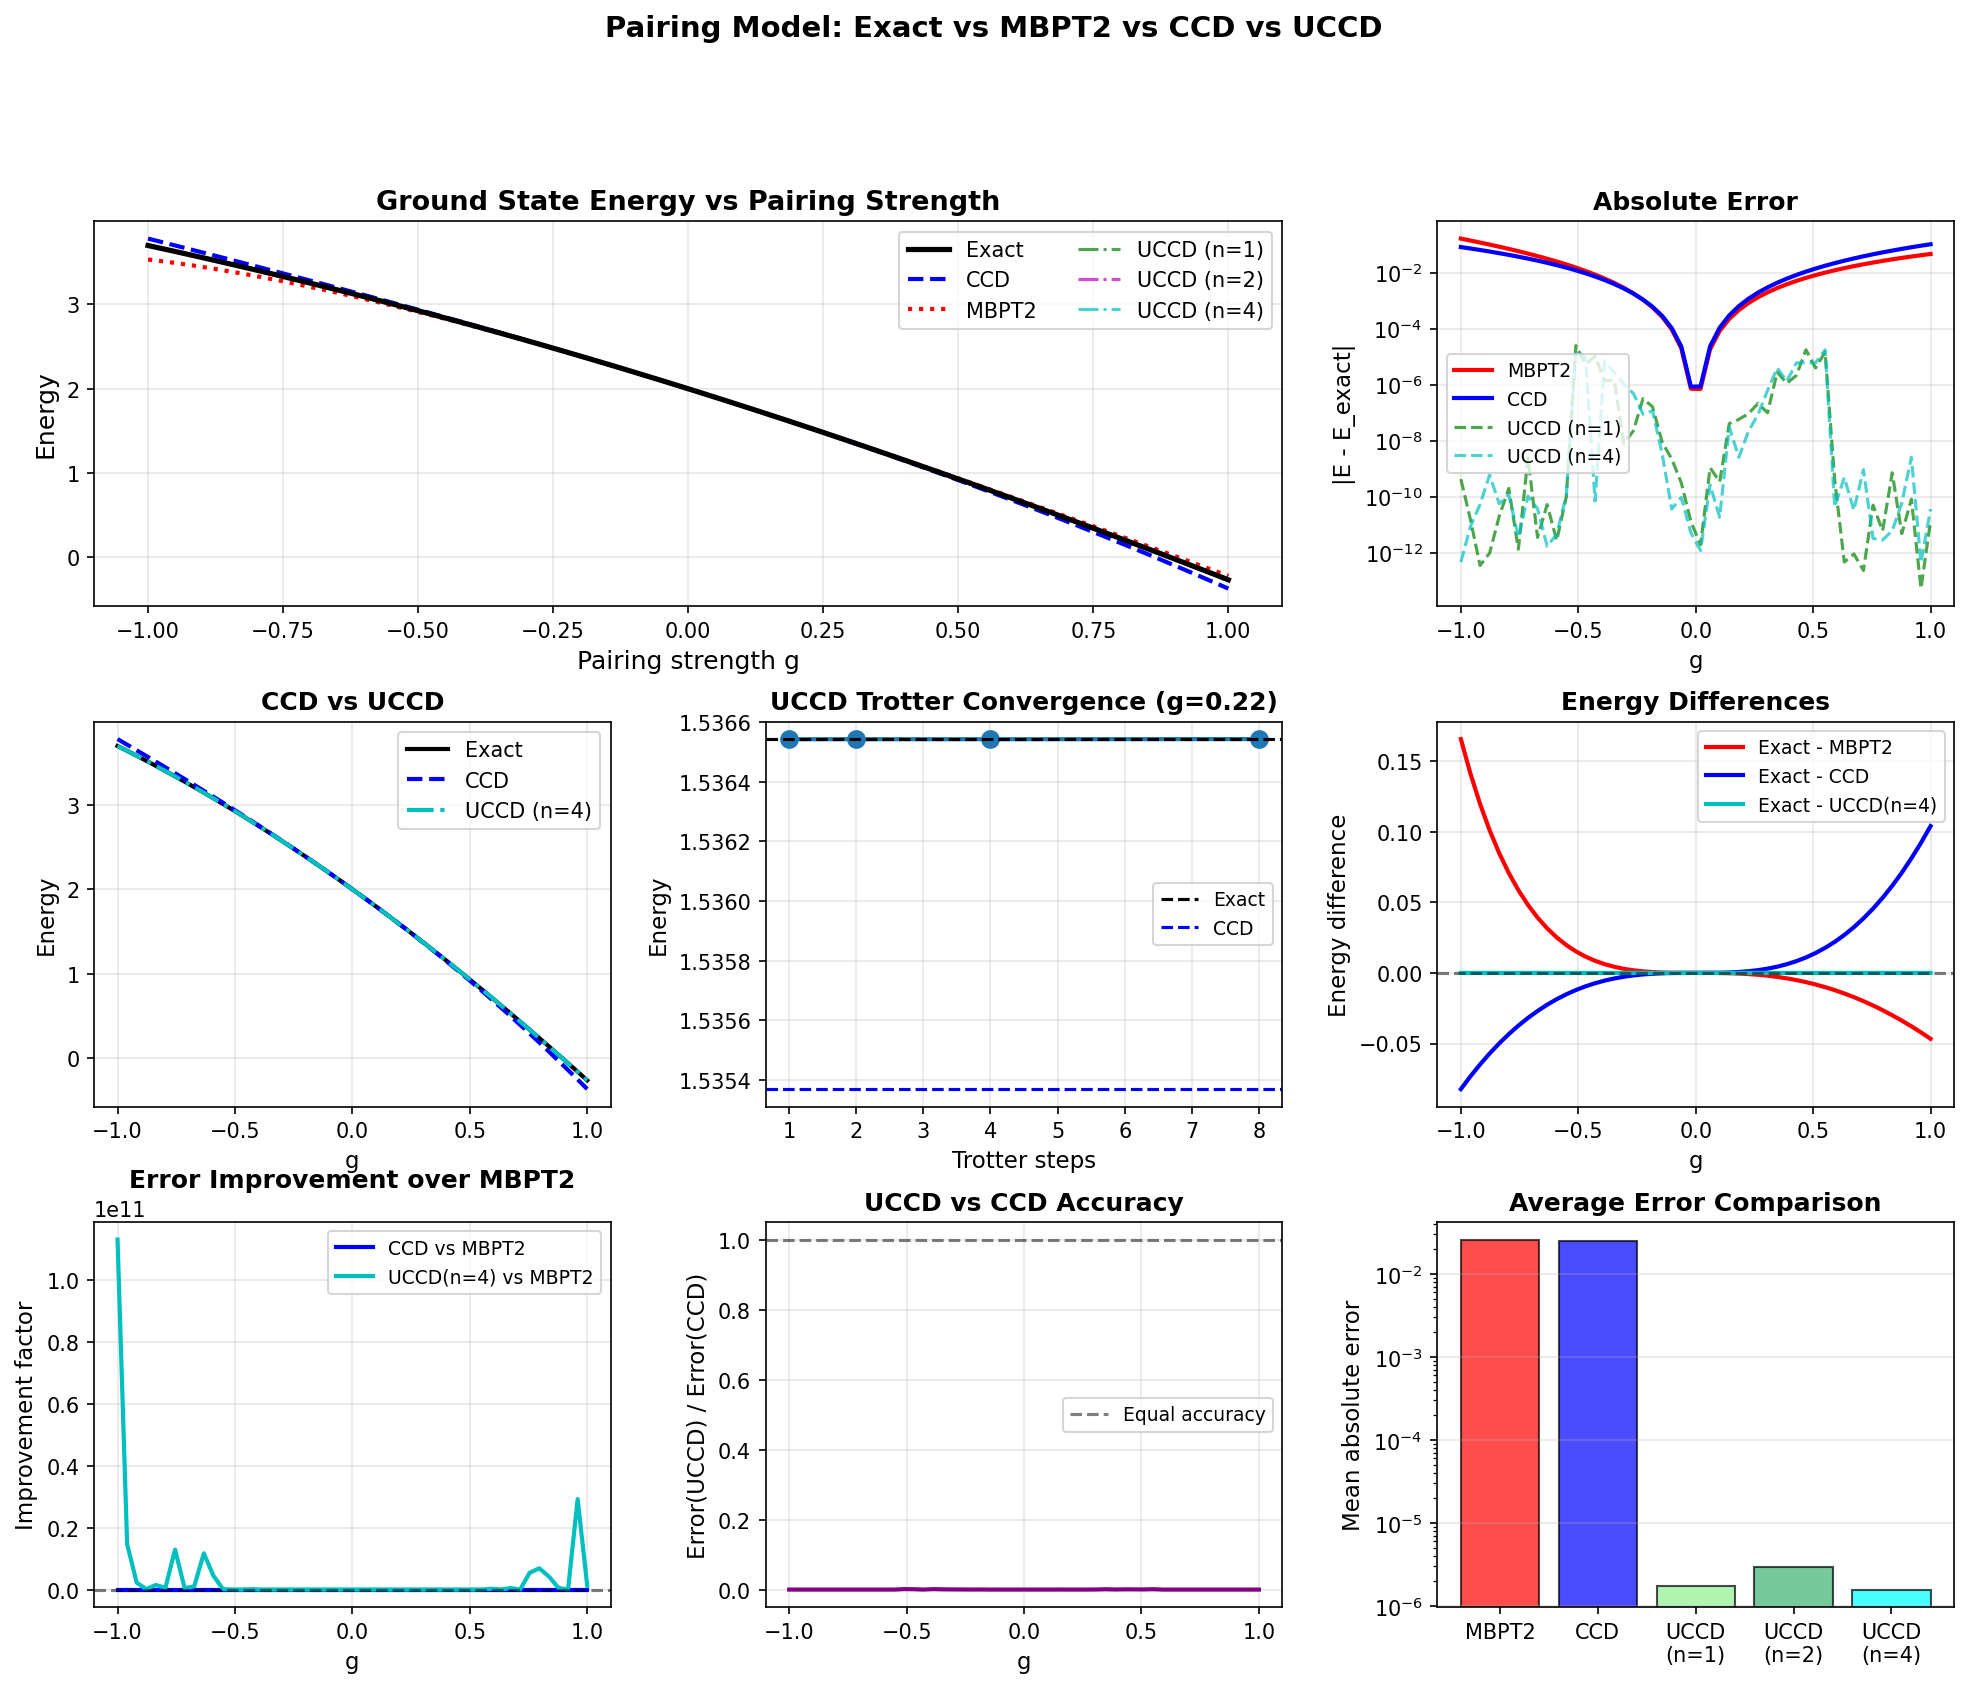

Python code for this plot:
#!/usr/bin/env python3
"""
Coupled Cluster Doubles (CCD) for the Pairing Model

Comparison of:
1. Exact Diagonalization
2. MBPT2 
3. CCD

CORRECTED VERSION with proper single-particle energies from Fock matrix
"""

from functools import partial
import jax
import jax.numpy as jnp
import numpy as np
from jax import Array, jit
import matplotlib.pyplot as plt
from itertools import combinations
from scipy.linalg import eigh

jax.config.update("jax_enable_x64", True)

# ==============================================================================
# 1. EXACT DIAGONALIZATION (CORRECTED)
# ==============================================================================

def exact_diagonalization_pairing(pnum, hnum, delta, g):
    """
    Exact diagonalization with CORRECTED single-particle energies.
    
    Key fix: Single-particle energies must match Fock matrix (includes mean-field pairing)
    """
    n_levels = 4  # 4 doubly degenerate levels
    n_pairs = 2   # 4 fermions = 2 pairs
    
    # Basis: all ways to place 2 pairs in 4 levels
    basis_states = list(combinations(range(n_levels), n_pairs))
    n_basis = len(basis_states)  # C(4,2) = 6
    
    # CORRECTED: Single-particle energies from Fock matrix
    deltaval = 0.5 * delta
    gval = -0.5 * g  # Mean-field pairing contribution
    
    epsilon = np.zeros(n_levels)
    # Hole levels
    epsilon[0] = deltaval * 0 + gval
    epsilon[1] = deltaval * 2 + gval
    # Particle levels
    epsilon[2] = deltaval * (hnum + 0)
    epsilon[3] = deltaval * (hnum + 2)
    
    # Construct Hamiltonian
    H = np.zeros((n_basis, n_basis))
    
    for i, state_i in enumerate(basis_states):
        for j, state_j in enumerate(basis_states):
            # Diagonal: sum of pair energies
            if i == j:
                H[i, j] = sum(2 * epsilon[k] for k in state_i)
            
            # Off-diagonal: pairing interaction
            for k in range(n_levels):
                for l in range(n_levels):
                    if l in state_j and k not in state_j:
                        state_temp = list(state_j)
                        state_temp.remove(l)
                        state_temp.append(k)
                        state_temp = tuple(sorted(state_temp))
                        if state_temp == state_i:
                            H[i, j] -= g / 2.0
    
    eigenvalues, eigenvectors = eigh(H)
    return eigenvalues, eigenvectors, basis_states, H


# ==============================================================================
# 2. CCD IMPLEMENTATION (Original Code)
# ==============================================================================

def init_pairing_v(g, pnum, hnum):
    """Initialize pairing interaction tensors."""
    v_pppp = np.zeros((pnum, pnum, pnum, pnum))
    v_pphh = np.zeros((pnum, pnum, hnum, hnum))
    v_hhhh = np.zeros((hnum, hnum, hnum, hnum))
    gval = -0.5 * g
    p_even = np.arange(0, pnum, 2)
    h_even = np.arange(0, hnum, 2)
    
    for a in p_even:
        for b in p_even:
            v_pppp[a, a + 1, b, b + 1] = gval
            v_pppp[a + 1, a, b, b + 1] = -gval
            v_pppp[a, a + 1, b + 1, b] = -gval
            v_pppp[a + 1, a, b + 1, b] = gval
    
    for a in p_even:
        for i in h_even:
            v_pphh[a, a + 1, i, i + 1] = gval
            v_pphh[a + 1, a, i, i + 1] = -gval
            v_pphh[a, a + 1, i + 1, i] = -gval
            v_pphh[a + 1, a, i + 1, i] = gval
    
    for j in h_even:
        for i in h_even:
            v_hhhh[j, j + 1, i, i + 1] = gval
            v_hhhh[j + 1, j, i, i + 1] = -gval
            v_hhhh[j, j + 1, i + 1, i] = -gval
            v_hhhh[j + 1, j, i + 1, i] = gval
    
    v_pppp, v_pphh, v_hhhh = map(jnp.array, (v_pppp, v_pphh, v_hhhh))
    return v_pppp, v_pphh, v_hhhh


def init_pairing_fock(delta, g, pnum, hnum):
    """Initialize Fock matrix (includes mean-field pairing)."""
    deltaval = 0.5 * delta
    gval = -0.5 * g
    f_pp = np.zeros((pnum, pnum))
    f_hh = np.zeros((hnum, hnum))
    
    i_even = np.arange(0, hnum, 2)
    f_hh[i_even, i_even] = deltaval * i_even + gval
    f_hh[i_even + 1, i_even + 1] = deltaval * i_even + gval
    
    a_even = np.arange(0, pnum, 2)
    f_pp[a_even, a_even] = deltaval * (hnum + a_even)
    f_pp[a_even + 1, a_even + 1] = deltaval * (hnum + a_even)
    
    f_pp, f_hh = jnp.array(f_pp), jnp.array(f_hh)
    return f_pp, f_hh


def init_t2(v_pphh, f_pp, f_hh):
    """Initialize T2 amplitudes from MBPT2."""
    Fhh_diag = jnp.diag(f_hh)
    Fpp_diag = jnp.diag(f_pp)
    denom = (Fhh_diag[None, None, :, None] + Fhh_diag[None, None, None, :]
             - Fpp_diag[:, None, None, None] - Fpp_diag[None, :, None, None])
    return v_pphh / denom


@jit
def ccd_energy(v_pphh, t2):
    """Compute CCD correlation energy."""
    return 0.25 * jnp.sum(v_pphh * t2)


@jit
def ccd_iter(v_pppp, v_pphh, v_hhhh, f_pp, f_hh, t2):
    """One CCD iteration."""
    Hbar_pphh = (v_pphh + jnp.einsum("bc,acij->abij", f_pp, t2)
                 - jnp.einsum("ac,bcij->abij", f_pp, t2)
                 - jnp.einsum("abik,kj->abij", t2, f_hh)
                 + jnp.einsum("abjk,ki->abij", t2, f_hh)
                 + 0.5 * jnp.einsum("abcd,cdij->abij", v_pppp, t2)
                 + 0.5 * jnp.einsum("abkl,klij->abij", t2, v_hhhh))
    
    chi_hh = 0.5 * jnp.einsum("cdkl,cdjl->kj", v_pphh, t2)
    Hbar_pphh -= jnp.einsum("abik,kj->abij", t2, chi_hh) - jnp.einsum("abik,kj->abji", t2, chi_hh)
    
    chi_pp = -0.5 * jnp.einsum("cdkl,bdkl->cb", v_pphh, t2)
    Hbar_pphh += jnp.einsum("acij,cb->abij", t2, chi_pp) - jnp.einsum("acij,cb->baij", t2, chi_pp)
    
    chi_hhhh = 0.5 * jnp.einsum("cdkl,cdij->klij", v_pphh, t2)
    Hbar_pphh += 0.5 * jnp.einsum("abkl,klij->abij", t2, chi_hhhh)
    
    chi_phph = 0.5 * jnp.einsum("cdkl,dblj->bkcj", v_pphh, t2)
    Hbar_pphh += (jnp.einsum("bkcj,acik->abij", chi_phph, t2)
                  - jnp.einsum("bkcj,acik->baij", chi_phph, t2)
                  - jnp.einsum("bkcj,acik->abji", chi_phph, t2)
                  + jnp.einsum("bkcj,acik->baji", chi_phph, t2))
    
    Fhh_diag = jnp.diag(f_hh)
    Fpp_diag = jnp.diag(f_pp)
    denom = (Fhh_diag[None, None, :, None] + Fhh_diag[None, None, None, :]
             - Fpp_diag[:, None, None, None] - Fpp_diag[None, :, None, None])
    
    return t2 + Hbar_pphh / denom


def calculate_ccd_energy(pnum, hnum, delta, g, verbose=False):
    """Calculate CCD and MBPT2 energies."""
    v_pppp, v_pphh, v_hhhh = init_pairing_v(g, pnum, hnum)
    f_pp, f_hh = init_pairing_fock(delta, g, pnum, hnum)
    
    t2 = init_t2(v_pphh, f_pp, f_hh)
    mbpt2_erg = ccd_energy(v_pphh, t2)
    
    niter, mix, erg_old, eps = 200, 0.3, 0.0, jnp.float64(1.0e-10)
    
    for iter_count in range(niter):
        t2_new = ccd_iter(v_pppp, v_pphh, v_hhhh, f_pp, f_hh, t2)
        erg = ccd_energy(v_pphh, t2_new)
        if jnp.abs(erg - erg_old) / jnp.abs(erg) < eps:
            if verbose:
                print(f"CCD converged in {iter_count} iterations")
            break
        erg_old = erg
        t2 = mix * t2_new + (1.0 - mix) * t2
    
    if verbose:
        print(f"MBPT2 correlation: {mbpt2_erg:.10f}")
        print(f"CCD correlation:   {erg:.10f}")
    
    return float(erg), float(mbpt2_erg)


# ==============================================================================
# 3. UNITARY COUPLED CLUSTER DOUBLES (UCCD) WITH TROTTERIZATION
# ==============================================================================

def calculate_uccd_energy(pnum, hnum, delta, g, n_trotter=4, verbose=False):
    """
    Calculate UCCD energy with Trotterization.
    
    UCCD uses the unitary ansatz: |ψ⟩ = exp(T - T†)|ψ_ref⟩
    where T - T† is anti-Hermitian (ensuring unitarity).
    
    Trotterization: exp(T - T†) ≈ [exp((T - T†)/n)]^n
    
    Args:
        pnum: Number of particle states
        hnum: Number of hole states
        delta: Single-particle spacing
        g: Pairing strength
        n_trotter: Number of Trotter steps
        verbose: Print convergence info
    
    Returns:
        E_uccd_corr: UCCD correlation energy
    """
    from scipy.linalg import expm
    from scipy.optimize import minimize
    
    # Get exact Hamiltonian in full basis
    eigenvalues, eigenvectors, basis_states, H_full = exact_diagonalization_pairing(
        pnum, hnum, delta, g)
    
    n_basis = len(basis_states)
    
    # Reference state: pairs in levels (0,1)
    psi_ref = np.zeros(n_basis)
    psi_ref[0] = 1.0
    
    # Generate double excitation operators
    double_excitations = []
    
    for i in range(4):  # 4 levels
        for j in range(4):
            if i == j:
                continue
            
            # T_ij: move pair from level j to level i
            T_op = np.zeros((n_basis, n_basis), dtype=complex)
            
            for idx_bra, state_bra in enumerate(basis_states):
                for idx_ket, state_ket in enumerate(basis_states):
                    if j in state_ket and i not in state_ket:
                        state_new = list(state_ket)
                        state_new.remove(j)
                        state_new.append(i)
                        state_new = tuple(sorted(state_new))
                        
                        if state_new == state_bra:
                            T_op[idx_bra, idx_ket] = 1.0
            
            if np.any(np.abs(T_op) > 1e-10):
                double_excitations.append((i, j, T_op))
    
    n_amplitudes = len(double_excitations)
    
    # UCCD energy function
    def uccd_energy_trotter(amplitudes):
        # Anti-Hermitian operator: T - T†
        T_anti = np.zeros((n_basis, n_basis), dtype=complex)
        
        for idx, (i, j, T_op) in enumerate(double_excitations):
            T_anti += amplitudes[idx] * (T_op - T_op.conj().T)
        
        # Trotterization
        step_op = expm(T_anti / n_trotter)
        
        psi_uccd = psi_ref.copy()
        for _ in range(n_trotter):
            psi_uccd = step_op @ psi_uccd
        
        psi_uccd = psi_uccd / np.linalg.norm(psi_uccd)
        
        E = np.real(np.vdot(psi_uccd, H_full @ psi_uccd))
        return E
    
    # Optimize
    initial_amps = np.random.uniform(-0.1, 0.1, n_amplitudes)
    
    result = minimize(
        uccd_energy_trotter,
        initial_amps,
        method='L-BFGS-B',
        bounds=[(-5, 5)] * n_amplitudes,
        options={'maxiter': 500, 'disp': False}
    )
    
    E_uccd_total = result.fun
    E_ref = H_full[0, 0]
    E_uccd_corr = E_uccd_total - E_ref
    
    if verbose:
        print(f"UCCD (Trotter={n_trotter}) converged in {result.nit} iterations")
        print(f"UCCD correlation: {E_uccd_corr:.10f}")
    
    return E_uccd_corr


# ==============================================================================
# 4. MAIN EXECUTION
# ==============================================================================

if __name__ == "__main__":
    # Parameters
    pnum, hnum, delta = 4, 4, 1.0
    
    print("="*80)
    print("PAIRING MODEL: EXACT vs MBPT2 vs CCD vs UCCD")
    print("="*80)
    print(f"\nSystem: {hnum} fermions, 4 doubly degenerate levels")
    print(f"Parameters: pnum={pnum}, hnum={hnum}, delta={delta}")
    
    # Single point test at g=0.5
    g_test = 0.5
    
    print(f"\n" + "="*80)
    print(f"SINGLE POINT TEST: g = {g_test}")
    print("="*80)
    
    eigenvalues, eigenvectors, basis_states, H = exact_diagonalization_pairing(
        pnum, hnum, delta, g_test)
    
    print(f"\nBasis dimension: {len(basis_states)}")
    print(f"Basis states: {basis_states}")
    print(f"\nHamiltonian ({H.shape[0]}×{H.shape[1]}):")
    print(H)
    
    print(f"\nEigenvalues:")
    for i, E in enumerate(eigenvalues):
        print(f"  E_{i}: {E:+.10f}")
    
    E_exact = eigenvalues[0]
    E_ref = H[0, 0]
    
    # Calculate all methods
    E_ccd_corr, E_mbpt2_corr = calculate_ccd_energy(pnum, hnum, delta, g_test, verbose=True)
    
    # UCCD with different Trotter steps
    trotter_steps = [1, 2, 4, 8]
    uccd_results = {}
    
    print(f"\n{'='*80}")
    print("UCCD WITH DIFFERENT TROTTER STEPS")
    print("="*80)
    
    for n_trotter in trotter_steps:
        E_uccd_corr = calculate_uccd_energy(pnum, hnum, delta, g_test, 
                                           n_trotter=n_trotter, verbose=True)
        uccd_results[n_trotter] = E_uccd_corr
    
    print(f"\n{'='*80}")
    print("COMPARISON")
    print("="*80)
    print(f"\n{'Method':20s} | {'Total E':>14s} | {'Corr E':>14s} | {'Error':>12s}")
    print("-"*75)
    print(f"{'Exact':20s} | {E_exact:+14.10f} | {E_exact-E_ref:+14.10f} | {'--':>12s}")
    print(f"{'MBPT2':20s} | {E_ref+E_mbpt2_corr:+14.10f} | {E_mbpt2_corr:+14.10f} | {abs(E_ref+E_mbpt2_corr-E_exact):12.2e}")
    print(f"{'CCD':20s} | {E_ref+E_ccd_corr:+14.10f} | {E_ccd_corr:+14.10f} | {abs(E_ref+E_ccd_corr-E_exact):12.2e}")
    
    for n_trotter in trotter_steps:
        E_uccd = E_ref + uccd_results[n_trotter]
        label = f"UCCD (Trotter={n_trotter})"
        print(f"{label:20s} | {E_uccd:+14.10f} | {uccd_results[n_trotter]:+14.10f} | {abs(E_uccd-E_exact):12.2e}")
    
    # Energy scan
    print(f"\n{'='*80}")
    print("ENERGY SCAN")
    print("="*80)
    
    g_values = np.linspace(-1, 1, 50)
    energies_exact = np.zeros_like(g_values)
    energies_ccd = np.zeros_like(g_values)
    energies_mbpt2 = np.zeros_like(g_values)
    energies_uccd = {}
    for nt in [1, 2, 4]:
        energies_uccd[nt] = np.zeros_like(g_values)
    
    print(f"\nComputing energies for {len(g_values)} values of g...")
    for i, g in enumerate(g_values):
        evals, _, _, H_mat = exact_diagonalization_pairing(pnum, hnum, delta, g)
        energies_exact[i] = evals[0]
        E_ccd_c, E_mbpt2_c = calculate_ccd_energy(pnum, hnum, delta, g)
        E_ref = H_mat[0, 0]
        energies_ccd[i] = E_ref + E_ccd_c
        energies_mbpt2[i] = E_ref + E_mbpt2_c
        
        # UCCD with different Trotter steps
        for nt in [1, 2, 4]:
            E_uccd_c = calculate_uccd_energy(pnum, hnum, delta, g, n_trotter=nt)
            energies_uccd[nt][i] = E_ref + E_uccd_c
        
        if (i+1) % 10 == 0:
            print(f"  Progress: {i+1}/{len(g_values)}")
    
    # Statistics
    error_ccd = np.abs(energies_ccd - energies_exact)
    error_mbpt2 = np.abs(energies_mbpt2 - energies_exact)
    error_uccd = {}
    for nt in [1, 2, 4]:
        error_uccd[nt] = np.abs(energies_uccd[nt] - energies_exact)
    
    print(f"\n{'='*80}")
    print("STATISTICS")
    print("="*80)
    print(f"\n{'Method':25s} | {'Max Error':>15s} | {'Mean Error':>15s} | {'RMS Error':>15s}")
    print("-"*80)
    print(f"{'MBPT2':25s} | {np.max(error_mbpt2):15.6e} | {np.mean(error_mbpt2):15.6e} | {np.sqrt(np.mean(error_mbpt2**2)):15.6e}")
    print(f"{'CCD':25s} | {np.max(error_ccd):15.6e} | {np.mean(error_ccd):15.6e} | {np.sqrt(np.mean(error_ccd**2)):15.6e}")
    
    for nt in [1, 2, 4]:
        label = f"UCCD (Trotter={nt})"
        print(f"{label:25s} | {np.max(error_uccd[nt]):15.6e} | {np.mean(error_uccd[nt]):15.6e} | {np.sqrt(np.mean(error_uccd[nt]**2)):15.6e}")
    
    improvement_ccd = np.mean(error_mbpt2) / np.mean(error_ccd)
    improvement_uccd = np.mean(error_mbpt2) / np.mean(error_uccd[4])
    print(f"\nCCD is {improvement_ccd:.1f}× more accurate than MBPT2")
    print(f"UCCD (Trotter=4) is {improvement_uccd:.1f}× more accurate than MBPT2")
    
    # Visualization
    print(f"\n{'='*80}")
    print("GENERATING PLOTS")
    print("="*80)
    
    fig = plt.figure(figsize=(16, 12))
    gs = fig.add_gridspec(3, 3, hspace=0.3, wspace=0.3)
    
    # Plot 1: All energies
    ax1 = fig.add_subplot(gs[0, :2])
    ax1.plot(g_values, energies_exact, 'k-', lw=2.5, label='Exact', zorder=5)
    ax1.plot(g_values, energies_ccd, 'b--', lw=2, label='CCD', zorder=4)
    ax1.plot(g_values, energies_mbpt2, 'r:', lw=2, label='MBPT2', zorder=3)
    ax1.plot(g_values, energies_uccd[1], 'g-.', lw=1.5, alpha=0.7, label='UCCD (n=1)', zorder=2)
    ax1.plot(g_values, energies_uccd[2], 'm-.', lw=1.5, alpha=0.7, label='UCCD (n=2)', zorder=2)
    ax1.plot(g_values, energies_uccd[4], 'c-.', lw=1.5, alpha=0.7, label='UCCD (n=4)', zorder=2)
    ax1.set_xlabel('Pairing strength g', fontsize=12)
    ax1.set_ylabel('Energy', fontsize=12)
    ax1.set_title('Ground State Energy vs Pairing Strength', fontweight='bold', fontsize=13)
    ax1.legend(fontsize=10, ncol=2)
    ax1.grid(alpha=0.3)
    
    # Plot 2: Errors (log scale)
    ax2 = fig.add_subplot(gs[0, 2])
    ax2.semilogy(g_values, error_mbpt2, 'r-', lw=2, label='MBPT2')
    ax2.semilogy(g_values, error_ccd, 'b-', lw=2, label='CCD')
    ax2.semilogy(g_values, error_uccd[1], 'g--', lw=1.5, alpha=0.7, label='UCCD (n=1)')
    ax2.semilogy(g_values, error_uccd[4], 'c--', lw=1.5, alpha=0.7, label='UCCD (n=4)')
    ax2.set_xlabel('g', fontsize=11)
    ax2.set_ylabel('|E - E_exact|', fontsize=11)
    ax2.set_title('Absolute Error', fontweight='bold', fontsize=12)
    ax2.legend(fontsize=9)
    ax2.grid(alpha=0.3, which='both')
    
    # Plot 3: CCD vs UCCD comparison
    ax3 = fig.add_subplot(gs[1, 0])
    ax3.plot(g_values, energies_exact, 'k-', lw=2, label='Exact')
    ax3.plot(g_values, energies_ccd, 'b--', lw=2, label='CCD')
    ax3.plot(g_values, energies_uccd[4], 'c-.', lw=2, label='UCCD (n=4)')
    ax3.set_xlabel('g', fontsize=11)
    ax3.set_ylabel('Energy', fontsize=11)
    ax3.set_title('CCD vs UCCD', fontweight='bold', fontsize=12)
    ax3.legend(fontsize=10)
    ax3.grid(alpha=0.3)
    
    # Plot 4: UCCD convergence with Trotter steps
    ax4 = fig.add_subplot(gs[1, 1])
    # Pick a specific g value
    g_idx = 30  # g ≈ 0.2
    trotter_range = [1, 2, 4, 8]
    uccd_energies_at_g = []
    for nt in trotter_range:
        if nt in energies_uccd:
            uccd_energies_at_g.append(energies_uccd[nt][g_idx])
        else:
            # Calculate for n=8
            evals, _, _, H_mat = exact_diagonalization_pairing(pnum, hnum, delta, g_values[g_idx])
            E_ref = H_mat[0, 0]
            E_uccd_c = calculate_uccd_energy(pnum, hnum, delta, g_values[g_idx], n_trotter=nt)
            uccd_energies_at_g.append(E_ref + E_uccd_c)
    
    ax4.plot(trotter_range, uccd_energies_at_g, 'o-', lw=2, markersize=8)
    ax4.axhline(energies_exact[g_idx], color='k', ls='--', lw=1.5, label='Exact')
    ax4.axhline(energies_ccd[g_idx], color='b', ls='--', lw=1.5, label='CCD')
    ax4.set_xlabel('Trotter steps', fontsize=11)
    ax4.set_ylabel('Energy', fontsize=11)
    ax4.set_title(f'UCCD Trotter Convergence (g={g_values[g_idx]:.2f})', fontweight='bold', fontsize=12)
    ax4.legend(fontsize=9)
    ax4.grid(alpha=0.3)
    
    # Plot 5: Energy differences
    ax5 = fig.add_subplot(gs[1, 2])
    ax5.plot(g_values, energies_exact - energies_mbpt2, 'r-', lw=2, label='Exact - MBPT2')
    ax5.plot(g_values, energies_exact - energies_ccd, 'b-', lw=2, label='Exact - CCD')
    ax5.plot(g_values, energies_exact - energies_uccd[4], 'c-', lw=2, label='Exact - UCCD(n=4)')
    ax5.axhline(0, color='k', ls='--', alpha=0.5)
    ax5.set_xlabel('g', fontsize=11)
    ax5.set_ylabel('Energy difference', fontsize=11)
    ax5.set_title('Energy Differences', fontweight='bold', fontsize=12)
    ax5.legend(fontsize=9)
    ax5.grid(alpha=0.3)
    
    # Plot 6: Improvement factors
    ax6 = fig.add_subplot(gs[2, 0])
    improvement_ccd_vs_g = error_mbpt2 / (error_ccd + 1e-12)
    improvement_uccd_vs_g = error_mbpt2 / (error_uccd[4] + 1e-12)
    ax6.plot(g_values, improvement_ccd_vs_g, 'b-', lw=2, label='CCD vs MBPT2')
    ax6.plot(g_values, improvement_uccd_vs_g, 'c-', lw=2, label='UCCD(n=4) vs MBPT2')
    ax6.axhline(1, color='k', ls='--', alpha=0.5)
    ax6.set_xlabel('g', fontsize=11)
    ax6.set_ylabel('Improvement factor', fontsize=11)
    ax6.set_title('Error Improvement over MBPT2', fontweight='bold', fontsize=12)
    ax6.legend(fontsize=9)
    ax6.grid(alpha=0.3)
    
    # Plot 7: CCD vs UCCD error ratio
    ax7 = fig.add_subplot(gs[2, 1])
    ratio_uccd_ccd = error_uccd[4] / (error_ccd + 1e-12)
    ax7.plot(g_values, ratio_uccd_ccd, 'purple', lw=2)
    ax7.axhline(1, color='k', ls='--', alpha=0.5, label='Equal accuracy')
    ax7.set_xlabel('g', fontsize=11)
    ax7.set_ylabel('Error(UCCD) / Error(CCD)', fontsize=11)
    ax7.set_title('UCCD vs CCD Accuracy', fontweight='bold', fontsize=12)
    ax7.legend(fontsize=9)
    ax7.grid(alpha=0.3)
    
    # Plot 8: All methods error comparison
    ax8 = fig.add_subplot(gs[2, 2])
    methods = ['MBPT2', 'CCD', 'UCCD\n(n=1)', 'UCCD\n(n=2)', 'UCCD\n(n=4)']
    mean_errors = [
        np.mean(error_mbpt2),
        np.mean(error_ccd),
        np.mean(error_uccd[1]),
        np.mean(error_uccd[2]),
        np.mean(error_uccd[4])
    ]
    colors = ['red', 'blue', 'lightgreen', 'mediumseagreen', 'cyan']
    ax8.bar(methods, mean_errors, color=colors, alpha=0.7, edgecolor='black')
    ax8.set_ylabel('Mean absolute error', fontsize=11)
    ax8.set_title('Average Error Comparison', fontweight='bold', fontsize=12)
    ax8.set_yscale('log')
    ax8.grid(alpha=0.3, axis='y')
    
    plt.suptitle('Pairing Model: Exact vs MBPT2 vs CCD vs UCCD', 
                 fontsize=14, fontweight='bold', y=0.995)
    plt.savefig('pairing_full_comparison.png', dpi=150, bbox_inches='tight')
    print("\n✓ Plot saved: pairing_full_comparison.png")
    plt.show()
    
    print(f"\n{'='*80}")
    print("✓ ANALYSIS COMPLETE")
    print("="*80)
